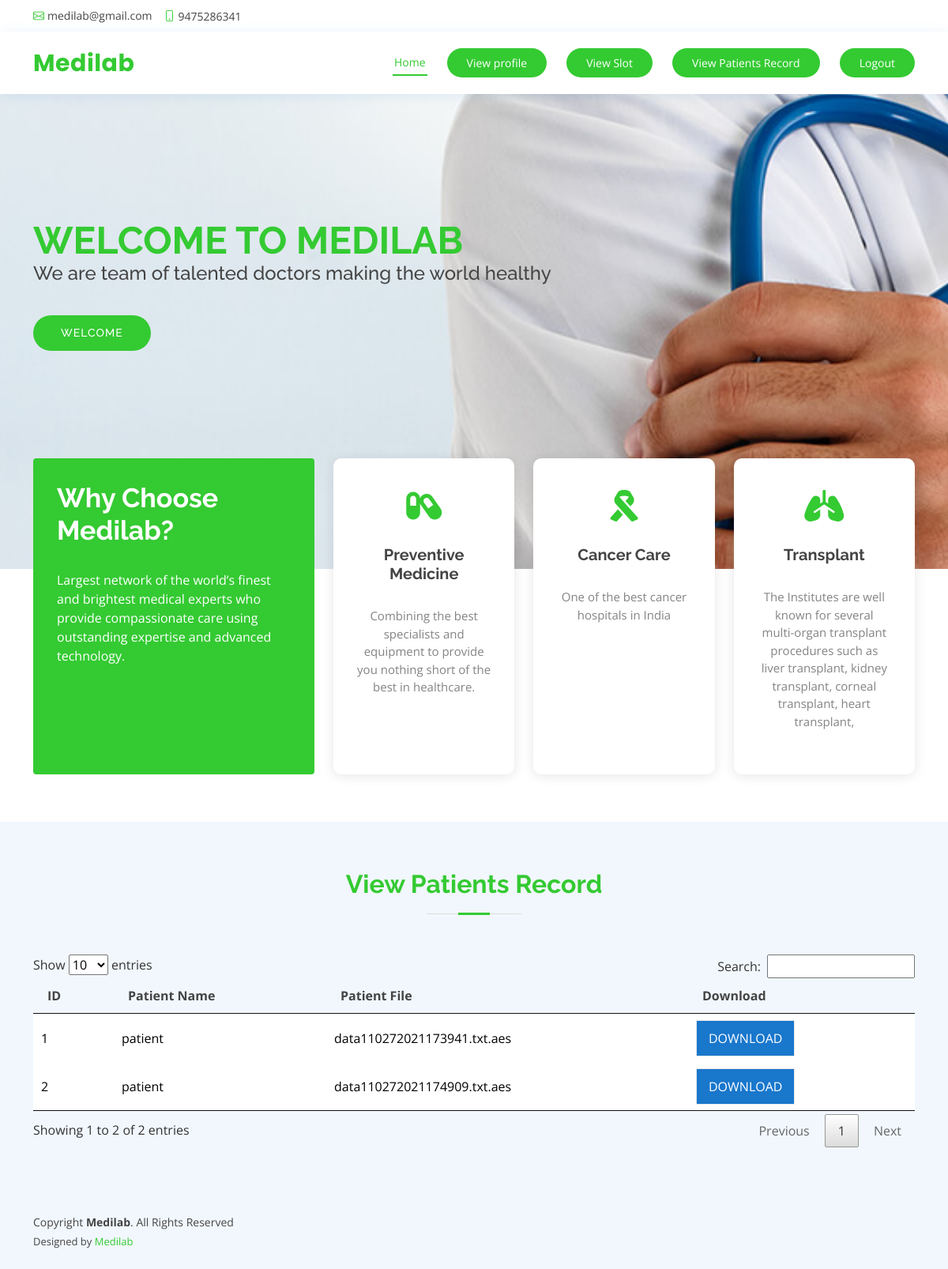
Screenshot of /home/ (signed in) with the database file from the repository.
### basic/models.py (models this page shows)
class PatientRecord(models.Model):
    id = models.AutoField(primary_key=True)
    patient = models.ForeignKey(
        Patient, on_delete=models.CASCADE)
    doctor = models.ForeignKey(
        Doctor, on_delete=models.CASCADE)
    file = models.CharField(max_length=200)

class Patient(models.Model):
    id = models.AutoField(primary_key=True)
    name = models.CharField(max_length=100, default=None)
    email = models.CharField(max_length=100)
    username = models.CharField(max_length=130)
    password = models.CharField(max_length=100)
    gender = models.CharField(max_length=100)
    age = models.CharField(max_length=100, default=None)
    key = models.CharField(max_length=100)
    phone = models.CharField(max_length=100)

### basic/views.py (the view)
# urls.py: path('home/', views.home, name='home'),
def home(request):
    if request.session['user'] == 'admin':
        username = request.session['username']
        join = PatientRecord.objects.select_related('patient')
        return render(request, 'adminhome.html')
    elif request.session['user'] == 'doctor':
        username = request.session['username']
        doctor = Doctor.objects.get(username=username)
        join = PatientRecord.objects.select_related('patient').filter(doctor_id=doctor.id)
        return render(request, 'doctor_view_patients_record.html', {'data': join})
    elif request.session['user'] == 'patient':
        username = request.session['username']
        patient = Patient.objects.get(username=username)
        records = PatientRecord.objects.filter(patient_id=patient.id)
        return render(request, 'patients_medical_records.html', {'data': records})
    else:
        return render(request, 'index.html',{})

### basic/templates/patients_medical_records.html (shortened to what this page needs)
{% load static %}
{% block content %}
<!DOCTYPE html>
<html lang="en">
<head>
    <link href="{% static 'assets/vendor/animate.css/animate.min.css' %}" rel="stylesheet">
    <link href="{% static 'assets/vendor/bootstrap/css/bootstrap.min.css' %}" rel="stylesheet">
    <link href="{% static 'assets/vendor/bootstrap-icons/bootstrap-icons.css' %}" rel="stylesheet">
    <link href="{% static 'assets/vendor/boxicons/css/boxicons.min.css' %}" rel="stylesheet">
    <link href="{% static 'assets/vendor/fontawesome-free/css/all.min.css' %}" rel="stylesheet">
    <link href="{% static 'assets/vendor/glightbox/css/glightbox.min.css' %}" rel="stylesheet">
    <link href="{% static 'assets/vendor/remixicon/remixicon.css' %}" rel="stylesheet">
    <link href="{% static 'assets/vendor/swiper/swiper-bundle.min.css' %}" rel="stylesheet">
    <link href="{% static 'assets/css/style.css' %}" rel="stylesheet">
    <link href="{% static 'datatable/jquery.dataTables.min.css' %}" rel="stylesheet" type="text/css" media="all">
</head>
<body>
<div id="topbar" class="d-flex align-items-center fixed-top">
    <div class="container d-flex justify-content-between">
        <div class="contact-info d-flex align-items-center">
            <i class="bi bi-envelope"></i> <a href="#">medilab@gmail.com</a>
            <i class="bi bi-phone"></i> 9475286341
        </div>
    </div>
</div>
<header id="header" class="fixed-top">
    <div class="container d-flex align-items-center">
        <h1 class="logo me-auto"><a href="index.html">Medilab</a></h1>
        <nav id="navbar" class="navbar order-last order-lg-0">
            <ul>
                <li><a class="nav-link scrollto active" href="#hero">Home</a></li>
            </ul>
        </nav>
		        <a href="http://127.0.0.1:8000/viewprofile" class="appointment-btn scrollto"><span class="d-none d-md-inline">View profile</span></a>
		        <a href="http://127.0.0.1:8000/viewslot" class="appointment-btn scrollto"><span class="d-none d-md-inline">View Slot</span></a>
        <a href="http://127.0.0.1:8000/patientrecord" class="appointment-btn scrollto"><span class="d-none d-md-inline">View Patients Record</span></a>
        <a href="http://127.0.0.1:8000/logout" class="appointment-btn scrollto"><span class="d-none d-md-inline">Logout</span></a>
    </div>
</header>
<section id="hero" class="d-flex align-items-center">
    <div class="container">
        <h1>Welcome to Medilab</h1>
        <h2>We are team of talented doctors making the world healthy</h2>
        <a href="#" class="btn-get-started scrollto">Welcome</a>
    </div>
</section>
<main id="main">
    <section id="why-us" class="why-us">
        <div class="container">
            <div class="row">
                <div class="col-lg-4 d-flex align-items-stretch">
                    <div class="content">
                        <h3>Why Choose Medilab?</h3>
                        <p>
                            Largest network of the world’s finest and brightest medical experts who provide
                            compassionate care using outstanding expertise and advanced technology.
                        </p>
                    </div>
                </div>
                <div class="col-lg-8 d-flex align-items-stretch">
                    <div class="icon-boxes d-flex flex-column justify-content-center">
                        <div class="row">
                            <div class="col-xl-4 d-flex align-items-stretch">
                                <div class="icon-box mt-4 mt-xl-0">
                                    <i class="fas fa-capsules"></i>
                                    <h4>Preventive Medicine</h4>
                                    <p>Combining the best specialists and equipment to provide you nothing short of the best in healthcare.</p>
                                </div>
                            </div>
                            <div class="col-xl-4 d-flex align-items-stretch">
                                <div class="icon-box mt-4 mt-xl-0">
                                    <i class="fas fa-ribbon"></i>
                                    <h4>Cancer Care</h4>
                                    <p>One of the best cancer hospitals in India </p>
                                </div>
                            </div>
                            <div class="col-xl-4 d-flex align-items-stretch">
                                <div class="icon-box mt-4 mt-xl-0">
                                    <i class="fas fa-lungs"></i>
                                    <h4>Transplant</h4>
                                    <p>The Institutes are well known for several multi-organ transplant procedures such
                                        as liver transplant, kidney transplant, corneal transplant, heart
                                        transplant, </p>
                                </div>
                            </div>
                        </div>
                    </div>
                </div>
            </div>
        </div>
    </section>
    <section id="view" class="appointment section-bg">
        <div class="container">
            <div class="section-title">
                <h2>View Patients Record</h2>
            </div>
            <table id="tableview">
                <thead>
                    <tr>
                        <th>ID</th>
                        <th>Patient Name</th>
                        <th>Patient File</th>
                        <th>Download</th>
                    </tr>
                </thead>
                <tbody>
                {% for record in data %}
                <tr>
                    <td>{{record.id}}</td>
                    <td>{{record.patient.name}}</td>
                    <td>{{record.file}}</td>
                    <td><a href="{% url 'patients_downloads' record.id  %}"><input type="button" name="download" class="download" value="DOWNLOAD"></a></td>
                </tr>
                {% endfor %}
                </tbody>
            </table>
        </div>
    </section>
</main>
<footer id="footer">
    <div class="container d-md-flex py-4">
        <div class="me-md-auto text-center text-md-start">
            <div class="copyright">
                Copyright <strong><span>Medilab</span></strong>. All Rights Reserved
            </div>
            <div class="credits">
                Designed by <a href="#">Medilab</a>
            </div>
        </div>
    </div>
</footer>
</body>
</html>
{% endblock %}

### basic/static/assets/css/style.css (style rules this page uses)
body { font-family: "Open Sans", sans-serif; color: #444444; }
a { color: #34ca32; text-decoration: none; }
h1, h2, h3, h4, h5, h6 { font-family: "Raleway", sans-serif; }
#topbar { background: #fff; height: 40px; font-size: 14px; transition: all 0.5s; z-index: 996; }
#topbar .contact-info a { line-height: 1; color: #444444; transition: 0.3s; }
#topbar .contact-info i { color: #34ca32; padding-right: 4px; margin-left: 15px; line-height: 0; }
#topbar .contact-info i:first-child { margin-left: 0; }
#header { background: #fff; transition: all 0.5s; z-index: 997; padding: 15px 0; top: 40px; box-shadow: 0px 2px 15px rgba(25, 119, 204, 0.1); }
#header .logo { font-size: 30px; margin: 0; padding: 0; line-height: 1; font-weight: 700; letter-spacing: 0.5px; font-family: "Poppins", sans-serif; }
#header .logo a { color: #34ca32 }
.appointment-btn { margin-left: 25px; background: #34ca32; color: #fff; border-radius: 50px; padding: 8px 25px; white-space: nowrap; transition: 0.3s; font-size: 14px; display: inline-block; }
.navbar { padding: 0; }
.navbar ul { margin: 0; padding: 0; display: flex; list-style: none; align-items: center; }
.navbar li { position: relative; }
.navbar > ul > li { position: relative; white-space: nowrap; padding: 8px 0 8px 20px; }
.navbar a, .navbar a:focus { display: flex; align-items: center; justify-content: space-between; font-size: 14px; color: #34ca32 white-space: nowrap; transition: 0.3s; border-bottom: 2px solid #fff; padding: 5px 2px; }
.navbar a:hover, .navbar .active, .navbar .active:focus, .navbar li:hover > a { color: #34ca32; border-color: #34ca32; }
#hero { width: 100%; height: 90vh; background: url("../img/hero-bg.jpg") top center; background-size: cover; margin-bottom: -200px; }
#hero .container { position: relative; }
#hero h1 { margin: 0; font-size: 48px; font-weight: 700; line-height: 56px; text-transform: uppercase; color: #34ca32 }
#hero h2 { color: #34ca32 margin: 10px 0 0 0; font-size: 24px; }
#hero .btn-get-started { font-family: "Raleway", sans-serif; text-transform: uppercase; font-weight: 500; font-size: 14px; letter-spacing: 1px; display: inline-block; padding: 12px 35px; margin-top: 30px; border-radius: 50px; transition: 0.5s; color: #fff; background: #34ca32; }
@media (min-width: 1024px) { #hero { background-attachment: fixed; } }
section { padding: 60px 0; overflow: hidden; }
.section-bg { background-color: #f1f7fd; }
.section-title { text-align: center; padding-bottom: 30px; }
.section-title h2 { font-size: 32px; font-weight: bold; margin-bottom: 20px; padding-bottom: 20px; position: relative; color: #34ca32 }
.section-title h2::before { content: ""; position: absolute; display: block; width: 120px; height: 1px; background: #ddd; bottom: 1px; left: calc(50% - 60px); }
.section-title h2::after { content: ""; position: absolute; display: block; width: 40px; height: 3px; background: #34ca32; bottom: 0; left: calc(50% - 20px); }
.why-us .content { padding: 30px; background: #34ca32; border-radius: 4px; color: #fff; }
.why-us .content h3 { font-weight: 700; font-size: 34px; margin-bottom: 30px; }
.why-us .content p { margin-bottom: 30px; }
.why-us .icon-boxes .icon-box { text-align: center; border-radius: 10px; background: #fff; box-shadow: 0px 2px 15px rgba(0, 0, 0, 0.1); padding: 40px 30px; width: 100%; }
.why-us .icon-boxes .icon-box i { font-size: 40px; color: #34ca32; margin-bottom: 30px; }
.why-us .icon-boxes .icon-box h4 { font-size: 20px; font-weight: 700; margin: 0 0 30px 0; }
.why-us .icon-boxes .icon-box p { font-size: 15px; color: #848484; }
#footer { color: #444444; font-size: 14px; background: #f1f7fd; }
#footer .credits { padding-top: 5px; font-size: 13px; color: #444444; }

### basic/templates/patients_medical_records.html (style rules this page uses)
input[name="download"] { color: white; position: relative; display: block; padding: 10px 15px; margin-bottom: -1px; background-color: transparent; border: 1px solid #E9E9E9; background-color:#1977cc; }

### rows the page displays
PatientRecord: id "1", patient.name "patient", file "data110272021173941.txt.aes"
PatientRecord: id "2", patient.name "patient", file "data110272021174909.txt.aes"
